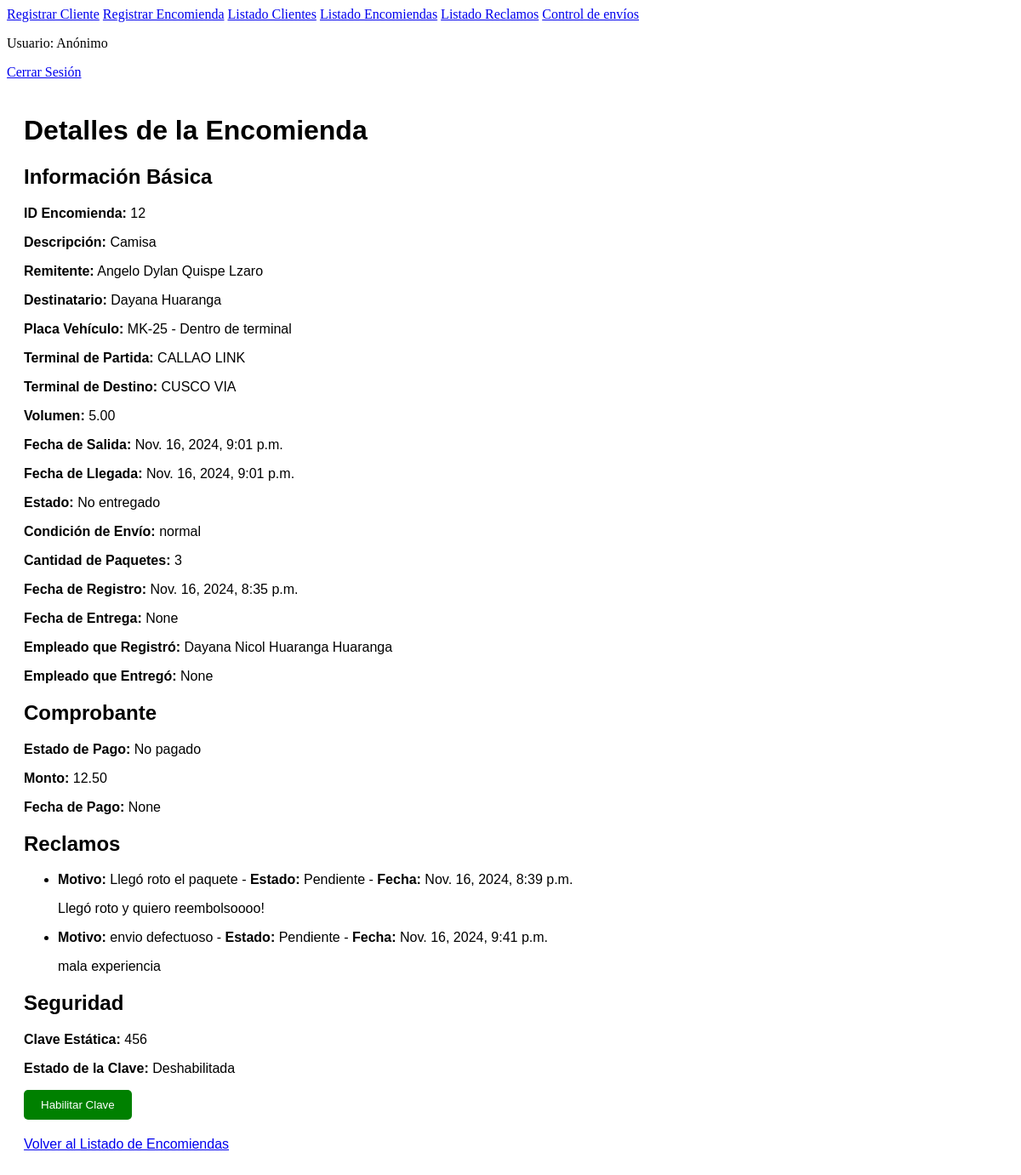
The page /encomienda/12/detalles/ on the database as committed earlier.
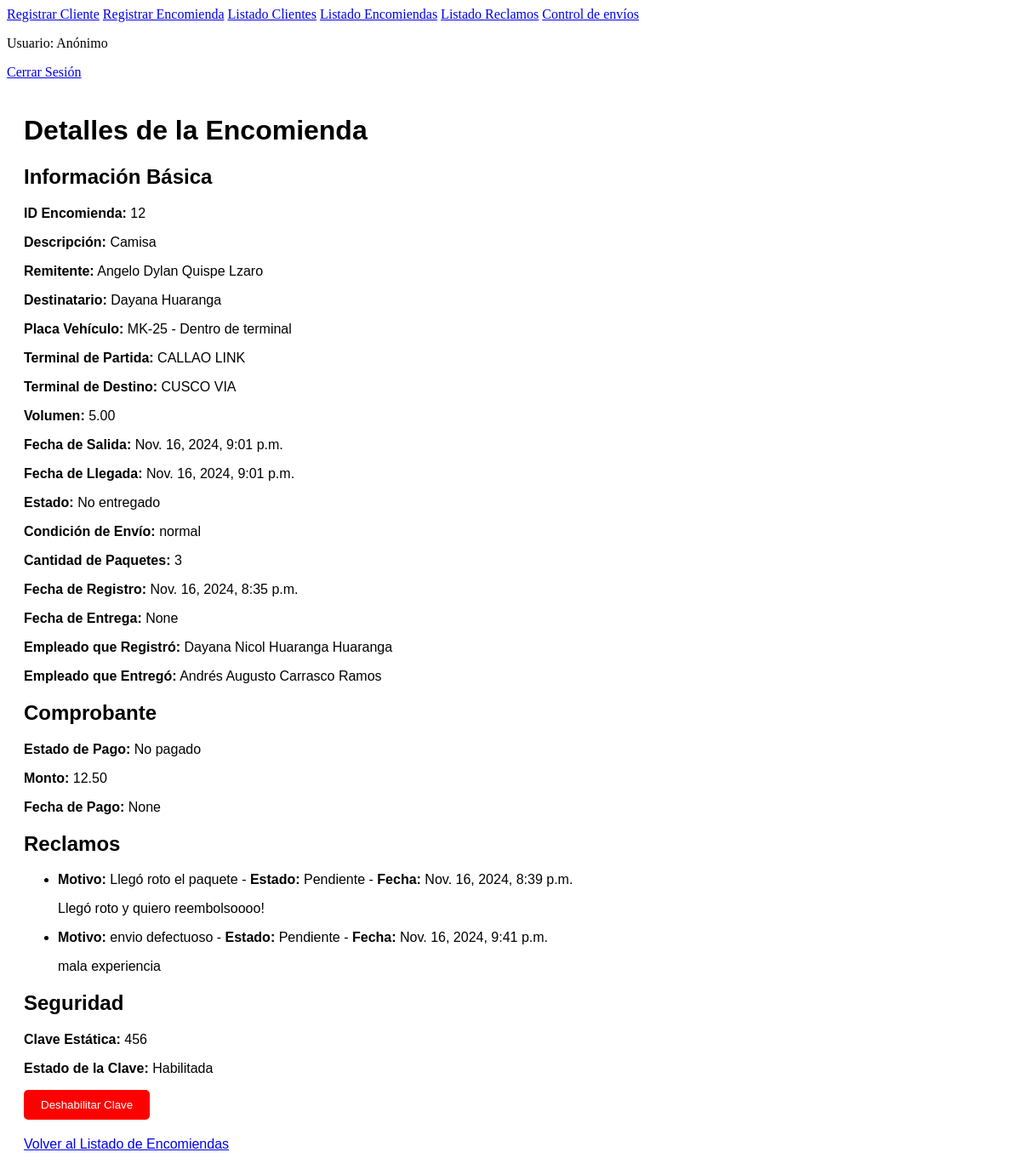
The same page on the database as committed later.
### sistema/models.py (models this page shows, shortened)
class Encomienda(models.Model):
    descripcion = models.TextField()
    remitente = models.ForeignKey(Cliente, on_delete=models.CASCADE, related_name="encomiendas_remitente")
    destinatario = models.ForeignKey(Cliente, on_delete=models.CASCADE, related_name="encomiendas_destinatario")
    vehiculo = models.ForeignKey(Vehiculo, on_delete=models.CASCADE)  # Nuevo campo de relación
    terminal_partida = models.ForeignKey(Terminal, on_delete=models.CASCADE, related_name="terminal_partida")
    terminal_destino = models.ForeignKey(Terminal, on_delete=models.CASCADE, related_name="terminal_destino")
    volumen = models.DecimalField(max_digits=10, decimal_places=2)
    fecha_salida = models.DateTimeField(null=True, blank=True)
    fecha_llegada = models.DateTimeField(null=True, blank=True)
    estado = models.CharField(max_length=50)
    condicion_envio = models.CharField(max_length=50)
    cantidad_paquetes = models.IntegerField()
    fecha_registro = models.DateTimeField(auto_now_add=True)
    fecha_entrega = models.DateTimeField(null=True, blank=True)
    empleado_registro = models.ForeignKey(Empleado, on_delete=models.CASCADE, related_name="empleado_registro")
    empleado_entrega = models.ForeignKey(Empleado, on_delete=models.CASCADE, related_name="empleado_entrega", null=True, blank=True)

class Seguridad(models.Model):
    encomienda = models.ForeignKey(Encomienda, on_delete=models.CASCADE)
    clave_habilitada = models.BooleanField(default=False)  # Cambiado a BooleanField
    clave_estatica = models.CharField(max_length=128)

class Cliente(models.Model):
    dni = models.CharField(max_length=15)
    nombres = models.CharField(max_length=100)
    apellidos = models.CharField(max_length=100)
    telefono = models.CharField(max_length=15)
    def __str__(self):
        return f"{self.nombres} {self.apellidos}"

class Vehiculo(models.Model):
    placa_vehiculo = models.CharField(max_length=20, unique=True)  # Placa de vehículo única
    estado_vehiculo = models.CharField(
        max_length=20,
        choices=[("Dentro de terminal", "Dentro de terminal"), ("Fuera de terminal", "Fuera de terminal")],
        default="Dentro de terminal"
    )
    def __str__(self):
        return f"{self.placa_vehiculo} - {self.estado_vehiculo}"

class Terminal(models.Model):
    nombre = models.CharField(max_length=100)
    direccion = models.CharField(max_length=200)
    ubicacion = models.CharField(max_length=200)
    def __str__(self):
        return self.nombre

class Empleado(models.Model):
    nombres = models.CharField(max_length=100)
    apellidos = models.CharField(max_length=100)
    correo = models.EmailField(unique=True)  # El correo debe ser único para cada empleado
    password = models.CharField(max_length=128)  # Contraseña encriptada
    def __str__(self):
        return f"{self.nombres} {self.apellidos}"

### sistema/views.py (the view)
# urls.py: path('encomienda/<int:encomienda_id>/detalles/', views.ver_detalles_encomienda, name='ver_detalles_encomienda'),
def ver_detalles_encomienda(request, encomienda_id):
    encomienda = get_object_or_404(Encomienda, id=encomienda_id)
    empleado_id = request.session.get('empleado_id')
    empleado = None
    if empleado_id:
        empleado = Empleado.objects.get(id=empleado_id)
    comprobante = Comprobante.objects.filter(encomienda=encomienda).first()
    seguridad = Seguridad.objects.filter(encomienda=encomienda).first()
    reclamos = Reclamo.objects.filter(encomienda=encomienda)
    context = {
        'encomienda': encomienda,
        'comprobante': comprobante,
        'seguridad': seguridad,
        'reclamos': reclamos,
        'empleado': empleado,  # Pasar el empleado al template
    }
    return render(request, 'detalles_listado_encomienda.html', context)

### sistema/templates/detalles_listado_encomienda.html (shortened to what this page needs)
{% extends "layout/base_empleado.html" %}
{% block content %}
<div style="font-family: Arial, sans-serif; padding: 20px;">
    <h1>Detalles de la Encomienda</h1>
    <h2>Información Básica</h2>
    <p><strong>ID Encomienda:</strong> {{ encomienda.id }}</p>
    <p><strong>Descripción:</strong> {{ encomienda.descripcion }}</p>
    <p><strong>Remitente:</strong> {{ encomienda.remitente }}</p>
    <p><strong>Destinatario:</strong> {{ encomienda.destinatario }}</p>
    <p><strong>Placa Vehículo:</strong> {{ encomienda.vehiculo }}</p>
    <p><strong>Terminal de Partida:</strong> {{ encomienda.terminal_partida }}</p>
    <p><strong>Terminal de Destino:</strong> {{ encomienda.terminal_destino }}</p>
    <p><strong>Volumen:</strong> {{ encomienda.volumen }}</p>
    <p><strong>Fecha de Salida:</strong> {{ encomienda.fecha_salida }}</p>
    <p><strong>Fecha de Llegada:</strong> {{ encomienda.fecha_llegada }}</p>
    <p><strong>Estado:</strong> {{ encomienda.estado }}</p>
    <p><strong>Condición de Envío:</strong> {{ encomienda.condicion_envio }}</p>
    <p><strong>Cantidad de Paquetes:</strong> {{ encomienda.cantidad_paquetes }}</p>
    <p><strong>Fecha de Registro:</strong> {{ encomienda.fecha_registro }}</p>
    <p><strong>Fecha de Entrega:</strong> {{ encomienda.fecha_entrega }}</p>
    <p><strong>Empleado que Registró:</strong> {{ encomienda.empleado_registro }}</p>
    <p><strong>Empleado que Entregó:</strong> {{ encomienda.empleado_entrega }}</p>
    {% if comprobante %}
        <h2>Comprobante</h2>
        <p><strong>Estado de Pago:</strong> {{ comprobante.estado_pago }}</p>
        <p><strong>Monto:</strong> {{ comprobante.monto }}</p>
        <p><strong>Fecha de Pago:</strong> {{ comprobante.fecha_pago }}</p>
    {% else %}
        <p>No hay comprobante disponible para esta encomienda.</p>
    {% endif %}
    {% if reclamos %}
        <h2>Reclamos</h2>
        <ul>
            {% for reclamo in reclamos %}
                <li><strong>Motivo:</strong> {{ reclamo.motivo }} - <strong>Estado:</strong> {{ reclamo.estado }} - <strong>Fecha:</strong> {{ reclamo.fecha }}</li>
                <p>{{ reclamo.descripcion }}</p>
            {% endfor %}
        </ul>
    {% else %}
        <p>No hay reclamos registrados para esta encomienda.</p>
    {% endif %}
    {% if seguridad %}
        <h2>Seguridad</h2>
        <p><strong>Clave Estática:</strong> {{ seguridad.clave_estatica }}</p>
        <p><strong>Estado de la Clave:</strong> {{ seguridad.clave_habilitada|yesno:"Habilitada,Deshabilitada" }}</p>
        <form action="{% url 'cambiar_estado_clave' seguridad.id %}" method="post" style="margin-top: 10px;">
            {% if seguridad.clave_habilitada %}
                <button type="submit" style="background-color: red; color: white; padding: 10px 20px; border: none; border-radius: 5px;">
                    Deshabilitar Clave
                </button>
            {% else %}
                <button type="submit" style="background-color: green; color: white; padding: 10px 20px; border: none; border-radius: 5px;">
                    Habilitar Clave
                </button>
            {% endif %}
        </form>
    {% else %}
        <p>No hay información de seguridad disponible para esta encomienda.</p>
    {% endif %}
    <a href="{% url 'listado_encomiendas' %}" style="margin-top: 20px; display: inline-block;">
        Volver al Listado de Encomiendas
    </a>
</div>
{% endblock %}

Rows that differ between the two databases and show on the page:
changed Encomienda "Camisa": empleado_entrega "None" → "Andrés Augusto Carrasco Ramos"
changed Seguridad: clave_habilitada "Deshabilitada" → "Habilitada"
Other text that changed with them:
text no longer shown: "Habilitar Clave"
text now shown: "Deshabilitar Clave"
